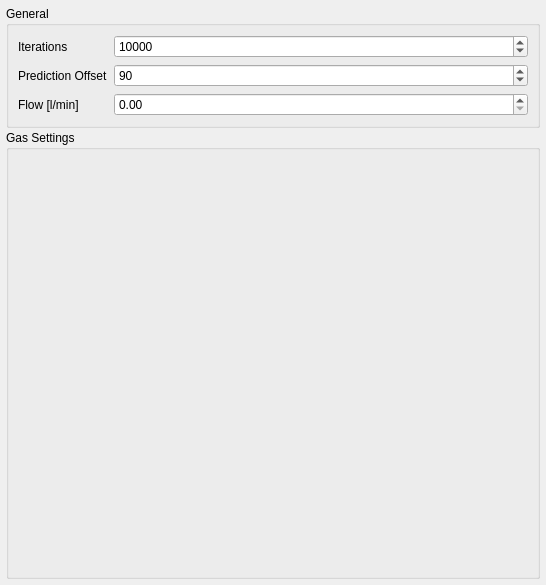
<?xml version="1.0" encoding="UTF-8"?>
<ui version="4.0">
 <class>CaloDetailsSettingsWidget</class>
 <widget class="QWidget" name="CaloDetailsSettingsWidget">
  <property name="geometry">
   <rect>
    <x>0</x>
    <y>0</y>
    <width>546</width>
    <height>585</height>
   </rect>
  </property>
  <layout class="QVBoxLayout" name="verticalLayout">
   <property name="spacing">
    <number>4</number>
   </property>
   <property name="leftMargin">
    <number>4</number>
   </property>
   <property name="topMargin">
    <number>4</number>
   </property>
   <property name="rightMargin">
    <number>4</number>
   </property>
   <property name="bottomMargin">
    <number>4</number>
   </property>
   <item>
    <widget class="QScrollArea" name="scrollArea">
     <property name="frameShape">
      <enum>QFrame::NoFrame</enum>
     </property>
     <property name="widgetResizable">
      <bool>true</bool>
     </property>
     <widget class="QWidget" name="scrollAreaWidgetContents">
      <property name="geometry">
       <rect>
        <x>0</x>
        <y>0</y>
        <width>538</width>
        <height>577</height>
       </rect>
      </property>
      <layout class="QVBoxLayout" name="verticalLayout_2">
       <property name="spacing">
        <number>2</number>
       </property>
       <property name="leftMargin">
        <number>2</number>
       </property>
       <property name="topMargin">
        <number>2</number>
       </property>
       <property name="rightMargin">
        <number>2</number>
       </property>
       <property name="bottomMargin">
        <number>2</number>
       </property>
       <item>
        <widget class="QGroupBox" name="groupBoxGeneralSettings">
         <property name="title">
          <string>General</string>
         </property>
         <layout class="QFormLayout" name="formLayout">
          <item row="0" column="0">
           <widget class="QLabel" name="iterationsLabel">
            <property name="text">
             <string>Iterations</string>
            </property>
           </widget>
          </item>
          <item row="0" column="1">
           <widget class="QSpinBox" name="iterationsSpinBox">
            <property name="maximum">
             <number>1000000</number>
            </property>
            <property name="value">
             <number>10000</number>
            </property>
           </widget>
          </item>
          <item row="1" column="0">
           <widget class="QLabel" name="predictionOffsetLabel">
            <property name="text">
             <string>Prediction Offset</string>
            </property>
           </widget>
          </item>
          <item row="1" column="1">
           <widget class="QSpinBox" name="predictionOffsetSpinBox">
            <property name="value">
             <number>90</number>
            </property>
           </widget>
          </item>
          <item row="2" column="0">
           <widget class="QLabel" name="flowLabel">
            <property name="text">
             <string>Flow [l/min]</string>
            </property>
           </widget>
          </item>
          <item row="2" column="1">
           <widget class="QDoubleSpinBox" name="flowDoubleSpinBox"/>
          </item>
         </layout>
        </widget>
       </item>
       <item>
        <widget class="QGroupBox" name="groupBoxGasSettings">
         <property name="sizePolicy">
          <sizepolicy hsizetype="Expanding" vsizetype="Expanding">
           <horstretch>0</horstretch>
           <verstretch>0</verstretch>
          </sizepolicy>
         </property>
         <property name="title">
          <string>Gas Settings</string>
         </property>
         <layout class="QVBoxLayout" name="verticalLayout_3">
          <item>
           <widget class="CaloDetailsGasSettingsWidget" name="widgetO2Settings" native="true"/>
          </item>
          <item>
           <widget class="CaloDetailsGasSettingsWidget" name="widgetCO2Settings" native="true"/>
          </item>
         </layout>
        </widget>
       </item>
      </layout>
     </widget>
    </widget>
   </item>
  </layout>
 </widget>
 <customwidgets>
  <customwidget>
   <class>CaloDetailsGasSettingsWidget</class>
   <extends>QWidget</extends>
   <header>tse_analytics.modules.phenomaster.submodules.calo.views.calo_details_gas_settings_widget</header>
   <container>1</container>
  </customwidget>
 </customwidgets>
 <resources/>
 <connections/>
</ui>
